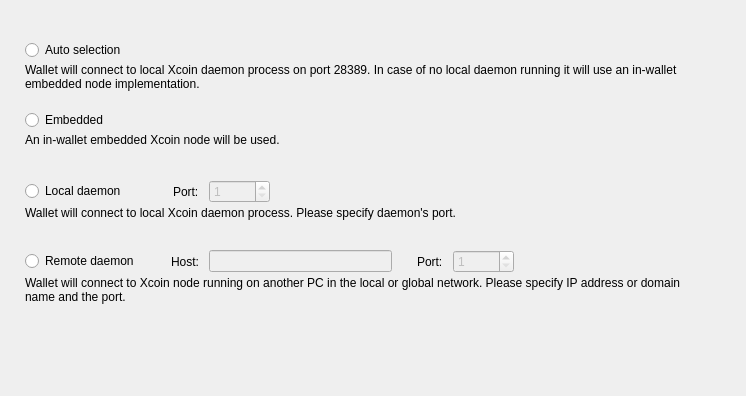
<?xml version="1.0" encoding="UTF-8"?>
<ui version="4.0">
 <class>ConnectionOptionsFrame</class>
 <widget class="QFrame" name="ConnectionOptionsFrame">
  <property name="geometry">
   <rect>
    <x>0</x>
    <y>0</y>
    <width>746</width>
    <height>396</height>
   </rect>
  </property>
  <property name="windowTitle">
   <string>Frame</string>
  </property>
  <property name="frameShape">
   <enum>QFrame::NoFrame</enum>
  </property>
  <property name="frameShadow">
   <enum>QFrame::Raised</enum>
  </property>
  <layout class="QVBoxLayout" name="verticalLayout_5">
   <property name="spacing">
    <number>0</number>
   </property>
   <property name="leftMargin">
    <number>25</number>
   </property>
   <property name="topMargin">
    <number>40</number>
   </property>
   <property name="rightMargin">
    <number>49</number>
   </property>
   <item>
    <widget class="QWidget" name="widget" native="true">
     <property name="sizePolicy">
      <sizepolicy hsizetype="Preferred" vsizetype="Fixed">
       <horstretch>0</horstretch>
       <verstretch>0</verstretch>
      </sizepolicy>
     </property>
     <property name="minimumSize">
      <size>
       <width>0</width>
       <height>70</height>
      </size>
     </property>
     <property name="maximumSize">
      <size>
       <width>16777215</width>
       <height>70</height>
      </size>
     </property>
     <layout class="QVBoxLayout" name="verticalLayout" stretch="0,1">
      <property name="spacing">
       <number>3</number>
      </property>
      <property name="leftMargin">
       <number>0</number>
      </property>
      <property name="topMargin">
       <number>0</number>
      </property>
      <property name="rightMargin">
       <number>0</number>
      </property>
      <property name="bottomMargin">
       <number>0</number>
      </property>
      <item>
       <widget class="QRadioButton" name="m_autoRadio">
        <property name="text">
         <string>Auto selection</string>
        </property>
        <attribute name="buttonGroup">
         <string notr="true">m_connectionButtonGroup</string>
        </attribute>
       </widget>
      </item>
      <item alignment="Qt::AlignTop">
       <widget class="WalletGui::WalletSmallGrayTextLabel" name="m_autoHelperLabel">
        <property name="text">
         <string>Wallet will connect to local Xcoin daemon process on port 28389. In case of no local daemon running it will use an in-wallet embedded node implementation.</string>
        </property>
        <property name="alignment">
         <set>Qt::AlignLeading|Qt::AlignLeft|Qt::AlignTop</set>
        </property>
        <property name="wordWrap">
         <bool>true</bool>
        </property>
        <property name="indent">
         <number>0</number>
        </property>
       </widget>
      </item>
     </layout>
    </widget>
   </item>
   <item>
    <widget class="QWidget" name="widget_2" native="true">
     <property name="sizePolicy">
      <sizepolicy hsizetype="Preferred" vsizetype="Fixed">
       <horstretch>0</horstretch>
       <verstretch>0</verstretch>
      </sizepolicy>
     </property>
     <property name="minimumSize">
      <size>
       <width>0</width>
       <height>70</height>
      </size>
     </property>
     <property name="maximumSize">
      <size>
       <width>16777215</width>
       <height>70</height>
      </size>
     </property>
     <layout class="QVBoxLayout" name="verticalLayout_2" stretch="0,1">
      <property name="spacing">
       <number>3</number>
      </property>
      <property name="leftMargin">
       <number>0</number>
      </property>
      <property name="topMargin">
       <number>0</number>
      </property>
      <property name="rightMargin">
       <number>0</number>
      </property>
      <property name="bottomMargin">
       <number>0</number>
      </property>
      <item>
       <widget class="QRadioButton" name="m_embeddedRadio">
        <property name="text">
         <string>Embedded</string>
        </property>
        <attribute name="buttonGroup">
         <string notr="true">m_connectionButtonGroup</string>
        </attribute>
       </widget>
      </item>
      <item alignment="Qt::AlignTop">
       <widget class="WalletGui::WalletSmallGrayTextLabel" name="m_embeddedHelperLabel">
        <property name="text">
         <string>An in-wallet embedded Xcoin node will be used.</string>
        </property>
        <property name="alignment">
         <set>Qt::AlignLeading|Qt::AlignLeft|Qt::AlignTop</set>
        </property>
        <property name="wordWrap">
         <bool>true</bool>
        </property>
        <property name="indent">
         <number>0</number>
        </property>
       </widget>
      </item>
     </layout>
    </widget>
   </item>
   <item>
    <widget class="QWidget" name="widget_3" native="true">
     <property name="sizePolicy">
      <sizepolicy hsizetype="Preferred" vsizetype="Fixed">
       <horstretch>0</horstretch>
       <verstretch>0</verstretch>
      </sizepolicy>
     </property>
     <property name="minimumSize">
      <size>
       <width>0</width>
       <height>70</height>
      </size>
     </property>
     <property name="maximumSize">
      <size>
       <width>16777215</width>
       <height>70</height>
      </size>
     </property>
     <layout class="QVBoxLayout" name="verticalLayout_3" stretch="0,1">
      <property name="spacing">
       <number>3</number>
      </property>
      <property name="leftMargin">
       <number>0</number>
      </property>
      <property name="topMargin">
       <number>0</number>
      </property>
      <property name="rightMargin">
       <number>0</number>
      </property>
      <property name="bottomMargin">
       <number>0</number>
      </property>
      <item>
       <layout class="QHBoxLayout" name="horizontalLayout">
        <property name="spacing">
         <number>10</number>
        </property>
        <item>
         <widget class="QRadioButton" name="m_localRadio">
          <property name="text">
           <string>Local daemon</string>
          </property>
          <attribute name="buttonGroup">
           <string notr="true">m_connectionButtonGroup</string>
          </attribute>
         </widget>
        </item>
        <item>
         <spacer name="horizontalSpacer">
          <property name="orientation">
           <enum>Qt::Horizontal</enum>
          </property>
          <property name="sizeType">
           <enum>QSizePolicy::Fixed</enum>
          </property>
          <property name="sizeHint" stdset="0">
           <size>
            <width>37</width>
            <height>20</height>
           </size>
          </property>
         </spacer>
        </item>
        <item>
         <widget class="QLabel" name="label">
          <property name="text">
           <string>Port:</string>
          </property>
         </widget>
        </item>
        <item alignment="Qt::AlignVCenter">
         <widget class="QSpinBox" name="m_localPortSpin">
          <property name="enabled">
           <bool>false</bool>
          </property>
          <property name="minimum">
           <number>1</number>
          </property>
          <property name="maximum">
           <number>65535</number>
          </property>
          <property name="value">
           <number>1</number>
          </property>
         </widget>
        </item>
        <item>
         <spacer name="horizontalSpacer_2">
          <property name="orientation">
           <enum>Qt::Horizontal</enum>
          </property>
          <property name="sizeHint" stdset="0">
           <size>
            <width>40</width>
            <height>20</height>
           </size>
          </property>
         </spacer>
        </item>
       </layout>
      </item>
      <item alignment="Qt::AlignTop">
       <widget class="WalletGui::WalletSmallGrayTextLabel" name="m_localHelperLabel">
        <property name="text">
         <string>Wallet will connect to local Xcoin daemon process. Please specify daemon's port.</string>
        </property>
        <property name="alignment">
         <set>Qt::AlignLeading|Qt::AlignLeft|Qt::AlignTop</set>
        </property>
        <property name="wordWrap">
         <bool>true</bool>
        </property>
        <property name="indent">
         <number>0</number>
        </property>
       </widget>
      </item>
     </layout>
    </widget>
   </item>
   <item>
    <widget class="QWidget" name="widget_4" native="true">
     <property name="sizePolicy">
      <sizepolicy hsizetype="Preferred" vsizetype="Fixed">
       <horstretch>0</horstretch>
       <verstretch>0</verstretch>
      </sizepolicy>
     </property>
     <property name="minimumSize">
      <size>
       <width>0</width>
       <height>70</height>
      </size>
     </property>
     <property name="maximumSize">
      <size>
       <width>16777215</width>
       <height>70</height>
      </size>
     </property>
     <layout class="QVBoxLayout" name="verticalLayout_4" stretch="0,1">
      <property name="spacing">
       <number>3</number>
      </property>
      <property name="leftMargin">
       <number>0</number>
      </property>
      <property name="topMargin">
       <number>0</number>
      </property>
      <property name="rightMargin">
       <number>0</number>
      </property>
      <property name="bottomMargin">
       <number>0</number>
      </property>
      <item>
       <layout class="QHBoxLayout" name="horizontalLayout_2">
        <property name="spacing">
         <number>10</number>
        </property>
        <item>
         <widget class="QRadioButton" name="m_remoteRadio">
          <property name="text">
           <string>Remote daemon</string>
          </property>
          <attribute name="buttonGroup">
           <string notr="true">m_connectionButtonGroup</string>
          </attribute>
         </widget>
        </item>
        <item>
         <spacer name="horizontalSpacer_3">
          <property name="orientation">
           <enum>Qt::Horizontal</enum>
          </property>
          <property name="sizeType">
           <enum>QSizePolicy::Fixed</enum>
          </property>
          <property name="sizeHint" stdset="0">
           <size>
            <width>22</width>
            <height>20</height>
           </size>
          </property>
         </spacer>
        </item>
        <item>
         <widget class="QLabel" name="label_2">
          <property name="text">
           <string>Host:</string>
          </property>
         </widget>
        </item>
        <item>
         <widget class="QLineEdit" name="m_remoteHostEdit">
          <property name="enabled">
           <bool>false</bool>
          </property>
         </widget>
        </item>
        <item>
         <spacer name="horizontalSpacer_5">
          <property name="orientation">
           <enum>Qt::Horizontal</enum>
          </property>
          <property name="sizeType">
           <enum>QSizePolicy::Fixed</enum>
          </property>
          <property name="sizeHint" stdset="0">
           <size>
            <width>15</width>
            <height>20</height>
           </size>
          </property>
         </spacer>
        </item>
        <item>
         <widget class="QLabel" name="label_3">
          <property name="text">
           <string>Port:</string>
          </property>
         </widget>
        </item>
        <item alignment="Qt::AlignVCenter">
         <widget class="QSpinBox" name="m_remotePortSpin">
          <property name="enabled">
           <bool>false</bool>
          </property>
          <property name="minimum">
           <number>1</number>
          </property>
          <property name="maximum">
           <number>65535</number>
          </property>
          <property name="value">
           <number>1</number>
          </property>
         </widget>
        </item>
        <item>
         <spacer name="horizontalSpacer_4">
          <property name="orientation">
           <enum>Qt::Horizontal</enum>
          </property>
          <property name="sizeHint" stdset="0">
           <size>
            <width>40</width>
            <height>20</height>
           </size>
          </property>
         </spacer>
        </item>
       </layout>
      </item>
      <item alignment="Qt::AlignTop">
       <widget class="WalletGui::WalletSmallGrayTextLabel" name="m_remoteHelperLabel">
        <property name="text">
         <string>Wallet will connect to Xcoin node running on another PC in the local or global network. Please specify IP address or domain name and the port.</string>
        </property>
        <property name="alignment">
         <set>Qt::AlignLeading|Qt::AlignLeft|Qt::AlignTop</set>
        </property>
        <property name="wordWrap">
         <bool>true</bool>
        </property>
        <property name="indent">
         <number>0</number>
        </property>
       </widget>
      </item>
     </layout>
    </widget>
   </item>
   <item>
    <spacer name="verticalSpacer">
     <property name="orientation">
      <enum>Qt::Vertical</enum>
     </property>
     <property name="sizeHint" stdset="0">
      <size>
       <width>665</width>
       <height>61</height>
      </size>
     </property>
    </spacer>
   </item>
  </layout>
 </widget>
 <customwidgets>
  <customwidget>
   <class>WalletGui::WalletSmallGrayTextLabel</class>
   <extends>QLabel</extends>
   <header>Gui/Common/WalletTextLabel.h</header>
  </customwidget>
 </customwidgets>
 <resources/>
 <connections>
  <connection>
   <sender>m_remoteHostEdit</sender>
   <signal>textChanged(QString)</signal>
   <receiver>ConnectionOptionsFrame</receiver>
   <slot>remoteHostNameChanged(QString)</slot>
   <hints>
    <hint type="sourcelabel">
     <x>390</x>
     <y>319</y>
    </hint>
    <hint type="destinationlabel">
     <x>372</x>
     <y>197</y>
    </hint>
   </hints>
  </connection>
  <connection>
   <sender>m_connectionButtonGroup</sender>
   <signal>buttonClicked(int)</signal>
   <receiver>ConnectionOptionsFrame</receiver>
   <slot>connectionButtonClicked(int)</slot>
   <hints>
    <hint type="sourcelabel">
     <x>-1</x>
     <y>-1</y>
    </hint>
    <hint type="destinationlabel">
     <x>372</x>
     <y>197</y>
    </hint>
   </hints>
  </connection>
  <connection>
   <sender>m_remoteRadio</sender>
   <signal>toggled(bool)</signal>
   <receiver>m_remoteHostEdit</receiver>
   <slot>setEnabled(bool)</slot>
   <hints>
    <hint type="sourcelabel">
     <x>88</x>
     <y>264</y>
    </hint>
    <hint type="destinationlabel">
     <x>312</x>
     <y>263</y>
    </hint>
   </hints>
  </connection>
  <connection>
   <sender>m_remoteRadio</sender>
   <signal>toggled(bool)</signal>
   <receiver>m_remotePortSpin</receiver>
   <slot>setEnabled(bool)</slot>
   <hints>
    <hint type="sourcelabel">
     <x>88</x>
     <y>264</y>
    </hint>
    <hint type="destinationlabel">
     <x>498</x>
     <y>263</y>
    </hint>
   </hints>
  </connection>
  <connection>
   <sender>m_localRadio</sender>
   <signal>toggled(bool)</signal>
   <receiver>m_localPortSpin</receiver>
   <slot>setEnabled(bool)</slot>
   <hints>
    <hint type="sourcelabel">
     <x>81</x>
     <y>194</y>
    </hint>
    <hint type="destinationlabel">
     <x>270</x>
     <y>193</y>
    </hint>
   </hints>
  </connection>
 </connections>
 <slots>
  <slot>remoteHostNameChanged(QString)</slot>
  <slot>connectionButtonClicked(int)</slot>
 </slots>
 <buttongroups>
  <buttongroup name="m_connectionButtonGroup"/>
 </buttongroups>
</ui>
